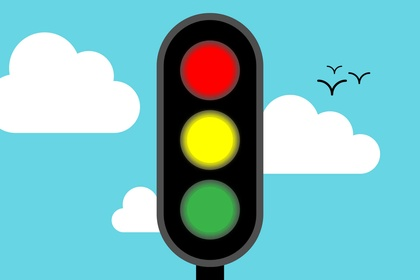
%> input picture test2.jpg, 420 x 280 px, shrunk from 1584 x 1056 before the run
$ octave 20_Circle_Hough.m   (GNU Octave 9; MATLAB toolbox functions it lacks are replaced by stand-ins)
%> lines starting %> are read from the running program, lines starting %| are printed output that depends on the picture; in (x1, y1, x2, y2) boxes, pixels count from 0 and x2, y2 are one past the last pixel; in counts of white or black regions, pixels touching at a corner belong together; the program's own positions count from 1
% close all the windows and clear the memory
close all, clear all
% load the image processing package of Octave
pkg load image

%%Set up variables for hough transform
%Get the angular sampling frequency (in radian)
theta_sample = 0.1;

Im = imread("test2.jpg");
%> Im is the input picture: size 280x420x3 uint8; mean R, G, B 120.7, 186.4, 189
Im = im2bw(Im,(80/255));
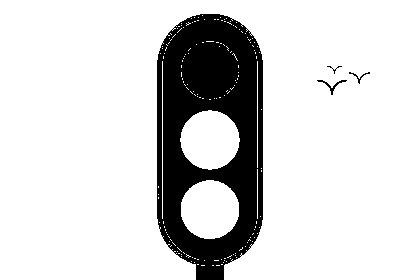
%> Im: size 280x420 logical; 84% white; 4 black regions, box (x1, y1, x2, y2) and area: (157, 14, 263, 280) 18669, (317, 80, 347, 95) 84, (349, 72, 370, 84) 45, (327, 66, 342, 74) 22
%Get image size
[nbrow, nbcol] = size(Im);
%> nbrow = 280; nbcol = 420

SESQ3=strel("square",3);

ImErSq3 = imerode(Im,SESQ3);
%> ImErSq3: size 280x420 logical; 82.2% white; 4 black regions, box (x1, y1, x2, y2) and area: (156, 13, 264, 280) 20515, (316, 79, 348, 96) 194, (348, 71, 371, 85) 128, (326, 65, 343, 75) 79
IntGradientIm = Im - ImErSq3;
%> IntGradientIm: size 280x420 double; values 0 (black) and 1 (white), 1.8% white in thin lines or dots, all inside (x1, y1, x2, y2) = (156, 13, 371, 280)

ImDiSq3 = imdilate(Im,SESQ3);
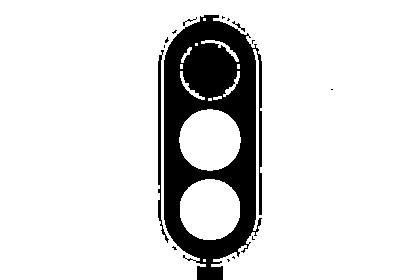
%> ImDiSq3: size 280x420 logical; 86.9% white; 15 black regions (11 under 20 px), largest, box (x1, y1, x2, y2) and area: (164, 15, 262, 280) 14731, (158, 50, 169, 243) 525, (232, 21, 245, 32) 31, (183, 17, 197, 26) 24
ExtGradientIm = ImDiSq3 - Im;
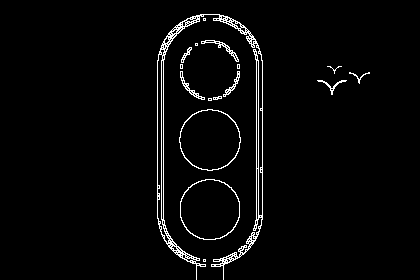
%> ExtGradientIm: size 280x420 double; values 0 (black) and 1 (white), 2.9% white in thin lines or dots, all inside (x1, y1, x2, y2) = (157, 14, 370, 280)

GradientImage = ExtGradientIm - IntGradientIm;
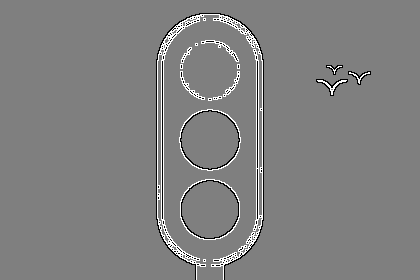
%> GradientImage: size 280x420 double; min -1, max 1, mean 0.0114; drawn with min black and max white

figure(1)
imshow(GradientImage)

%Set the angle sampling
theta = (0:theta_sample:2*pi);

%Check the length of theta
thetas_length = length(theta);

%Creat the hough accumulator
hough_accumulator = zeros(nbrow, nbcol);

%Set r
r = 17;

%Go throught every pixel of the image
for i = 1:nbrow
  for j = 1:nbcol
    if GradientImage(i, j) == 1
      for theta_index = 1:thetas_length
        th = theta(theta_index);

        a = i - r * cos(th);
        b = j - r * sin(th);

        a_index = round(a);
        b_index = round(b);

        if a_index > 0 && b_index > 0 && a_index < nbrow && b_index < nbrow
        %Increment the Hough accumulator at location
        hough_accumulator(a_index, b_index) = ...
          hough_accumulator(a_index, b_index)+1;
        end
      end
    end
  end
end
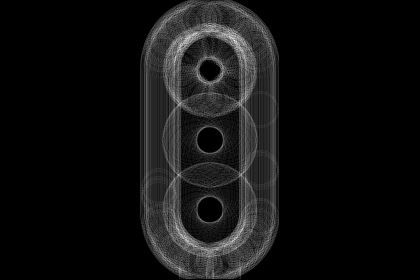
%> hough_accumulator: size 280x420 double; min 0, max 26, mean 1.7; drawn with min black and max white
%> after the loop, a = 263.1; a_index = 263; b = 225.4; b_index = 225; th = 6.2

%Display the hough accumulator
%%Show hough transform
figure(2)
%Use imagesc function to display it
imagesc(hough_accumulator);
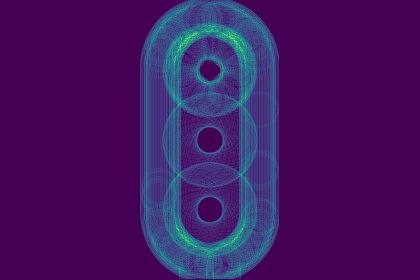
%> displayed picture: size 280x420x3, on the screen's scale of 0 to 255; mean R, G, B 65.8, 22.1, 97.7


Maxvalue = max(max(hough_accumulator));
%> Maxvalue = 26
[a,b] = find(hough_accumulator == Maxvalue);
%> a = 41; b = 235

for x = 1:nbrow
  for y = 1:nbcol
    x = b + r*(cos(theta));
    y = a + r*(sin(theta));
  end
end

figure(3)
hold on

imshow(Im)
plot(x,y,"*g");
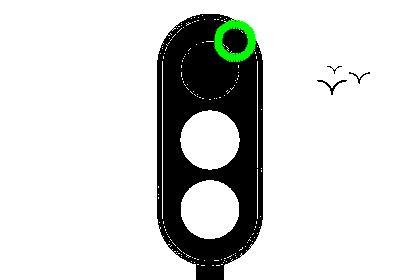
%> figure redrawn from the program's plot data

hold off
